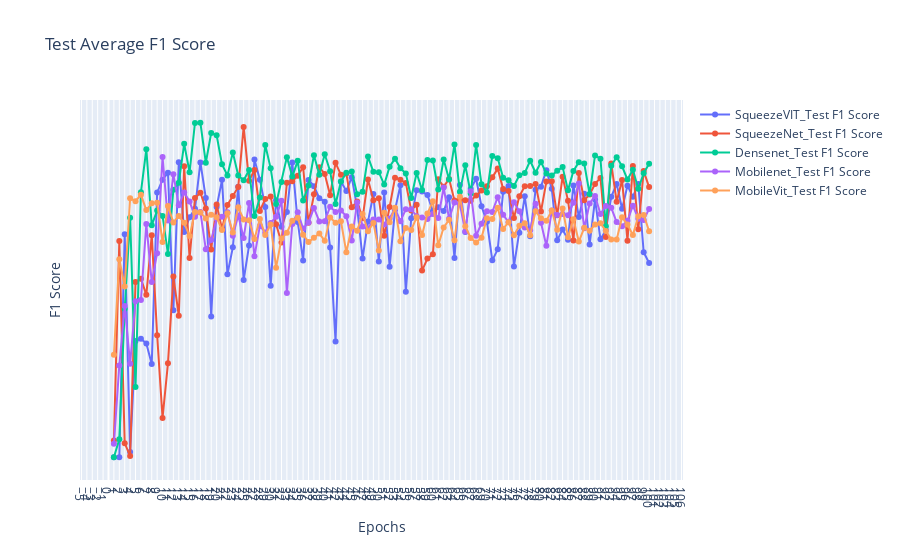

Write notebook code for a chart like this one.
### Code cell
fig = go.Figure()
for exps in test_f1score_data.keys():
    # plt.plot(epochs, loss_data[exps][0], label=exps + 'Train Loss', marker='o')
    # plt.plot(epochs, loss_data[exps][1], label=exps + 'Validation Loss', marker='o')
    # fig.add_trace(go.Scatter(x=epochs, y=auroc_data[exps][0], mode='lines+markers', name=exps + '_Train Loss'))
    fig.add_trace(go.Scatter(x=epochs, y=test_f1score_data[exps], mode='lines+markers', name=exps + '_Test F1 Score'))
# fig.add_trace(go.Scatter(x=epochs, y=train_loss, mode='lines+markers', name='Train Loss'))
# fig.add_trace(go.Scatter(x=epochs, y=val_loss, mode='lines+markers', name='Validation Loss'))

fig.update_layout(
    title='Test Average F1 Score',
    xaxis_title='Epochs',
    yaxis_title='F1 Score',
    xaxis=dict(tickmode='linear'),
    yaxis=dict(tickmode='linear'),
    # legend=dict(x=0, y=1),
    # grid=dict(),
)

fig.show()
